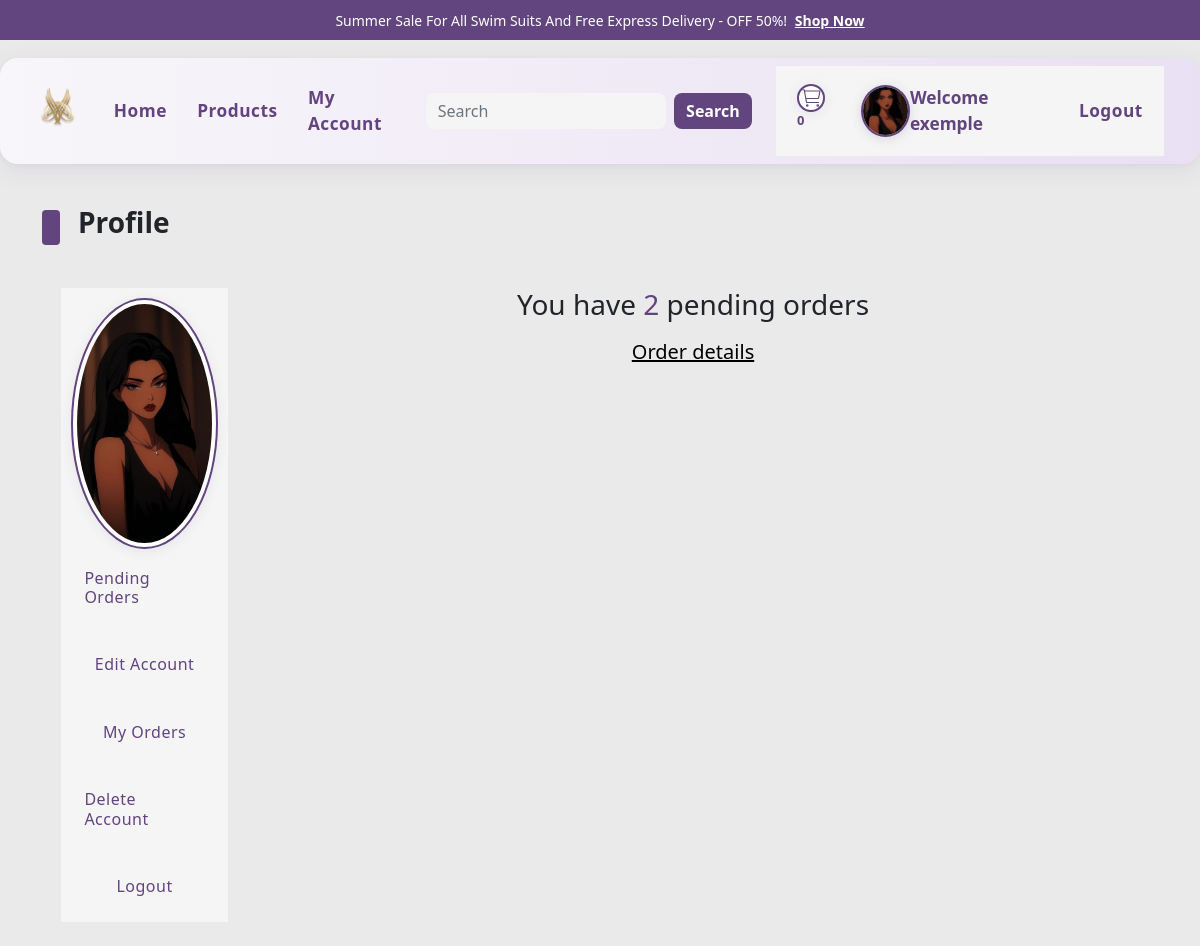
The page /users_area/profile.php (signed in) on the database its author committed.
### tables this page shows
CREATE TABLE `user_table` (
  `user_id` int(11) NOT NULL,
  `username` varchar(100) NOT NULL,
  `user_email` varchar(100) NOT NULL,
  `user_password` varchar(255) NOT NULL,
  `user_image` varchar(255) NOT NULL,
  `user_ip` varchar(100) NOT NULL,
  `user_address` varchar(255) NOT NULL,
  `user_mobile` varchar(20) NOT NULL,
  `role` enum('admin','user') NOT NULL DEFAULT 'user'
);

### users_area/profile.php (the view, shortened to what this page needs)
<?php
include("../includes/connect.php");
include("../functions/common_function.php");
?>
<!DOCTYPE html>
<html lang="en">
<head>
    <link rel="stylesheet" href="../assets/css/bootstrap.css" />
    <link rel="stylesheet" href="../assets/css/main.css" />
</head>
<body>
    <div class="upper-nav primary-bg p-2 px-3 text-center text-break">
        <span>Summer Sale For All Swim Suits And Free Express Delivery - OFF 50%! <a href="products.php" class="text-white text-decoration-underline fw-bold ms-1">Shop Now</a></span>
    </div>
<nav class="navbar navbar-expand-lg navbar-custom" data-aos="fade-in" data-aos-delay="200" data-aos-duration="1000">
  <div class="container-fluid d-flex justify-content-between align-items-center">
    <div class="d-flex align-items-center">
      <a class="navbar-brand d-flex align-items-center gap-2 me-3" href="../index.php">
        <img src="../assets/images/Logo.png" alt="Diva's Bloom Logo">
      </a>
      <ul class="navbar-nav d-flex flex-row gap-2 align-items-center mb-0">
        <?php $current_page = basename($_SERVER['PHP_SELF']); ?>
        <li class="nav-item">
          <a class="nav-link <?php if($current_page == 'index.php') echo 'active'; ?>" href="../index.php">Home</a>
        </li>
        <li class="nav-item">
          <a class="nav-link <?php if($current_page == 'products.php') echo 'active'; ?>" href="../products.php">Products</a>
        </li>
        <?php
          if(isset($_SESSION['username'])){
              echo "<li class='nav-item'><a class='nav-link' href='./profile.php'>My Account</a></li>";
          } else {
              echo "<li class='nav-item'><a class='nav-link' href='./user_registration.php'>Register</a></li>";
          }
        ?>
      </ul>
    </div>
    <div class="d-flex align-items-center">
      <form class="d-flex ms-lg-3 my-2 my-lg-0" method="GET" action="../search_product.php">
        <input class="form-control me-2" type="search" placeholder="Search" name="search_data" aria-label="Search">
        <button class="btn btn-outline-primary" type="submit" name="search_data_btn">Search</button>
      </form>
      <ul class="navbar-nav navbar-profile mb-2 mb-lg-0 ms-lg-4">
        <li class="nav-item">
          <a class="nav-link" href="../cart.php">
            <sup style="color:#62447E;font-weight:700;"><?php cart_item(); ?></sup>
          </a>
        </li>
        <li class="nav-item">
          <?php
            if (isset($_SESSION['username'])) {
              $username = $_SESSION['username'];
              $select_user_img = "SELECT user_image FROM user_table WHERE username='" . mysqli_real_escape_string($con, $username) . "'";
              $select_user_img_result = mysqli_query($con, $select_user_img);
              $userImg = '';
              if ($select_user_img_result && mysqli_num_rows($select_user_img_result) > 0) {
                $row_user_img = mysqli_fetch_assoc($select_user_img_result);
                $userImg = $row_user_img['user_image'];
              }
              if ($userImg && file_exists(__DIR__ . '/../users_area/user_images/' . $userImg)) {
                echo '<img src="../users_area/user_images/' . htmlspecialchars($userImg) . '" alt="' . htmlspecialchars($username) . ' photo" style="width:52px;height:52px;object-fit:cover;border-radius:50%;border:2.5px solid #62447E;box-shadow:0 2px 12px rgba(98,68,126,0.18);">';
              }
              echo '<span class="fw-semibold">Welcome ' . htmlspecialchars($username) . '</span>';
            }
          ?>
        </li>
        <li class="nav-item">
          <?php
            if(!isset($_SESSION['username'])){
              echo "<a class='nav-link' href='./user_login.php'>Login</a>";
            } else {
              echo "<a class='nav-link' href='./logout.php'>Logout</a>";
            }
          ?>
        </li>
      </ul>
    </div>
  </div>
</nav>
    <div class="all-prod">
        <div class="container">
            <div class="sub-container pt-4 pb-4">
                <div class="categ-header">
                    <div class="sub-title">
                        <span class="shape"></span>
                        <span class="title h3 text-dark">Profile</span>
                    </div>
                </div>
                <div class="row mx-0">
                    <div class="col-md-2 side-nav p-0">
                        <ul class="navbar-nav me-auto navbar-profile">
                            <?php
                                $username = $_SESSION['username'];
                                $select_user_img = "SELECT * FROM `user_table` WHERE username='$username'";
                                $select_user_img_result = mysqli_query($con,$select_user_img);
                                $row_user_img = mysqli_fetch_array($select_user_img_result);
                                $userImg = $row_user_img['user_image'];
                                echo "                            <li class='nav-item d-flex align-items-center gap-2'>
                                <img src='./user_images/$userImg' alt='$username photo' class='img-profile img-thumbnail'/>
                            </li>";
                            ?>
                            <li class="nav-item d-flex align-items-center gap-2">
                                <a href="profile.php?pending_orders" class="nav-link fw-bold">
                                    <h6>Pending Orders</h6>
                                </a>
                            </li>
                            <li class="nav-item d-flex align-items-center gap-2">
                                <a href="profile.php?edit_account" class="nav-link fw-bold">
                                    <h6>Edit Account</h6>
                                </a>
                            </li>
                            <li class="nav-item d-flex align-items-center gap-2">
                                <a href="profile.php?my_orders" class="nav-link fw-bold">
                                    <h6>My Orders</h6>
                                </a>
                            </li>
                            <li class="nav-item d-flex align-items-center gap-2">
                                <a href="profile.php?delete_account" class="nav-link fw-bold">
                                    <h6>Delete Account</h6>
                                </a>
                            </li>
                            <li class="nav-item d-flex align-items-center gap-2">
                                <a href="./logout.php" class="nav-link fw-bold">
                                    <h6>Logout</h6>
                                </a>
                            </li>
                        </ul>
                    </div>
                    <div class="col-md-10">
                        <div class="row">
                            <?php
                                if(isset($_GET['edit_account'])){
                                    include('./edit_account.php');
                                } elseif(isset($_GET['my_orders'])){
                                    include('./user_orders.php');
                                } elseif(isset($_GET['delete_account'])){
                                    include('./delete_account.php');
                                } else {
                                    get_user_order_details();
                                }
                            ?>
                        </div>
                    </div>
                </div>
            </div>
        </div>
    </div>
</body>
</html>

### functions/common_function.php (shortened to what this page needs)
<?php
function getIPAddress()
{
    if (!empty($_SERVER['HTTP_CLIENT_IP'])) {
        $ip = $_SERVER['HTTP_CLIENT_IP'];
    } elseif (!empty($_SERVER['HTTP_X_FORWARDED_FOR'])) {
        $ip = $_SERVER['HTTP_X_FORWARDED_FOR'];
    } else {
        $ip = $_SERVER['REMOTE_ADDR'];
    }
    return $ip;
}
function cart_item() {
    global $con;
    $getIpAddress = getIPAddress();
    $select_query = "SELECT * FROM `card_details` WHERE ip_address='$getIpAddress'";
    $select_result = mysqli_query($con, $select_query);
    $count_cart_items = mysqli_num_rows($select_result);
    echo $count_cart_items;
}
function get_user_order_details()
{
    global $con;
    $username = $_SESSION['username'];
    $get_details_query = "SELECT * FROM `user_table` WHERE username = '$username'";
    $get_details_result = mysqli_query($con, $get_details_query);
    while ($row_query = mysqli_fetch_array($get_details_result)) {
        $user_id = $row_query['user_id'];
        if (!isset($_GET['edit_account'])) {
            if (!isset($_GET['my_orders'])) {
                if (!isset($_GET['delete_account'])) {
                    $get_orders_query = "SELECT * FROM `user_orders` WHERE user_id='$user_id' AND order_status='pending'";
                    $get_orders_result = mysqli_query($con,$get_orders_query);
                    $row_orders_count = mysqli_num_rows($get_orders_result);
                    if($row_orders_count > 0){
                        echo "<h3 class='text-center mb-3'>You have <span class='text-2'>$row_orders_count</span> pending orders</h3>
                            <a href='profile.php?my_orders' class='text-center text-decoration-underline fs-5'>Order details</a>
                        ";
                    }else{
                        echo "<h3 class='text-center mb-3'>You have <span class='text-success'>0</span> pending orders</h3>
                            <a href='../index.php' class='text-center text-decoration-underline fs-5'>Explore products</a>
                        ";
                    }
                }
            }
        }
    }
}

### assets/css/main.css (style rules this page uses)
* { -webkit-box-sizing: border-box; -moz-box-sizing: border-box; box-sizing: border-box; margin: 0; padding: 0; }
html { scroll-behavior: smooth; }
body { background-color:rgb(234, 234, 234); }
a { text-decoration: none; color: #000000; cursor: pointer; }
button, input[type="submit"] { cursor: pointer; }
ul { list-style: none; }
.primary-bg { background-color: #62447E; }
.text-2 { color: #62447E; }
.text-dark { --bs-text-opacity: 1; color: rgba(var(--bs-darkk-rgb), var(--bs-text-opacity)) !important; }
.container .categ-header { display: flex; flex-direction: column; gap: 20px; margin-bottom: 40px; }
.container .categ-header .sub-title { display: flex; flex-direction: row; gap: 18px; align-items: center; }
.container .categ-header .sub-title span:nth-of-type(1) { width: 18px; height: 35px; background-color: #62447E; border-radius: 4px; -webkit-border-radius: 4px; -moz-border-radius: 4px; -ms-border-radius: 4px; -o-border-radius: 4px; }
.shape { display: inline-block; width: 18px; height: 35px; background-color: #62447E; border-radius: 4px; -webkit-border-radius: 4px; -moz-border-radius: 4px; -ms-border-radius: 4px; -o-border-radius: 4px; }
.container .categ-header .sub-title span:nth-of-type(2) { color: #62447E; font-weight: bold; }
.upper-nav span { color: #ffffff; font-size: 14px; }
.upper-nav span a { text-decoration: underline !important; }
.navbar .d-flex .form-control { background-color: #F5F5F5; border: none; }
.navbar .d-flex .btn-outline-primary { background-color: #62447E; color: #ffffff; border: none; }
.all-prod .container .sub-container .side-nav a { padding: 8px 10px; }
.navbar-profile { background-color: #F5F5F5; padding: 10px; gap: 15px; }
.img-profile { width:100%; }
.navbar-brand { color: #62447E; }

### users_area/profile.php (style rules this page uses)
.navbar-custom { background: linear-gradient(90deg, #f8f6fa 0%, #e9e0f3 100%); border-radius: 18px; box-shadow: 0 6px 24px rgba(98,68,126,0.10), 0 1.5px 4px rgba(185,156,200,0.10); animation: navbarFadeIn 1.1s cubic-bezier(.4,0,.2,1); margin-top: 18px; margin-bottom: 18px; padding: 0.5rem 1.5rem; }
.navbar-brand img { height: 60px; transition: transform 0.3s cubic-bezier(.4,0,.2,1); }
.navbar-nav .nav-link { color: #62447E !important; font-weight: 600; font-size: 1.08rem; letter-spacing: 0.5px; border-radius: 8px; transition: background 0.2s, color 0.2s, box-shadow 0.2s; padding: 0.5rem 1.1rem; margin: 0 0.2rem; }
.navbar-nav .nav-item { display: flex; align-items: center; }
.navbar-nav .nav-link svg { margin-right: 0.3rem; vertical-align: middle; }
.navbar-profile { display: flex; align-items: center; gap: 0.7rem; margin-left: 1.2rem; }
.navbar-profile img, .navbar-profile svg { box-shadow: 0 2px 12px rgba(98,68,126,0.10); border-radius: 50%; border: 2.5px solid #62447E; background: #fff; }
.navbar-profile span { font-weight: 700; color: #62447E; font-size: 1.08rem; }
.navbar .form-control { border-radius: 8px; border: 1.5px solid #B99CC8; transition: border 0.2s; }
.navbar .btn-outline-primary { border-radius: 8px; border: 1.5px solid #62447E; color: #62447E; font-weight: 600; background: #f8f6fa; transition: background 0.2s, color 0.2s; }

### rows shown on the page
user_table: user_image (picture), row_orders_count "2"

### other values the page prints
$count_cart_items "0"
$username "exemple"
